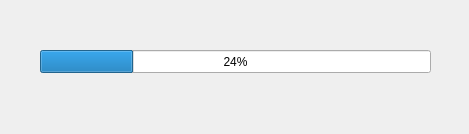
<?xml version="1.0" encoding="UTF-8"?>
<ui version="4.0">
 <class>Dialog</class>
 <widget class="QDialog" name="Dialog">
  <property name="geometry">
   <rect>
    <x>0</x>
    <y>0</y>
    <width>469</width>
    <height>134</height>
   </rect>
  </property>
  <property name="windowTitle">
   <string>Dialog</string>
  </property>
  <widget class="QProgressBar" name="progressBar_Test">
   <property name="geometry">
    <rect>
     <x>40</x>
     <y>50</y>
     <width>391</width>
     <height>23</height>
    </rect>
   </property>
   <property name="value">
    <number>24</number>
   </property>
   <property name="textVisible">
    <bool>true</bool>
   </property>
   <property name="invertedAppearance">
    <bool>false</bool>
   </property>
  </widget>
 </widget>
 <resources/>
 <connections/>
</ui>
